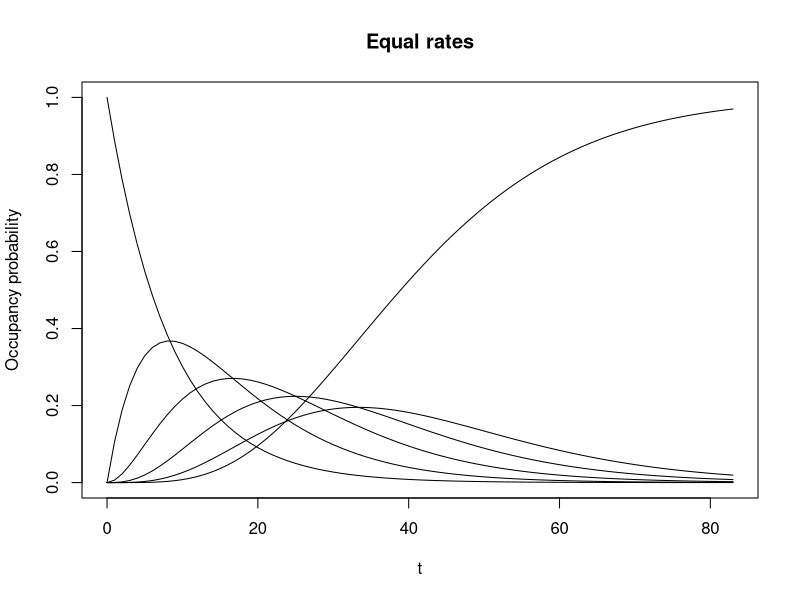
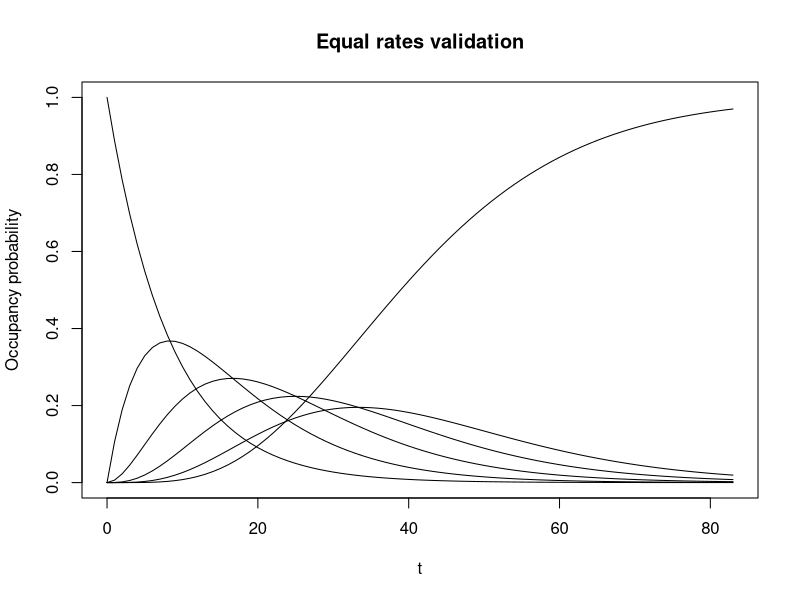
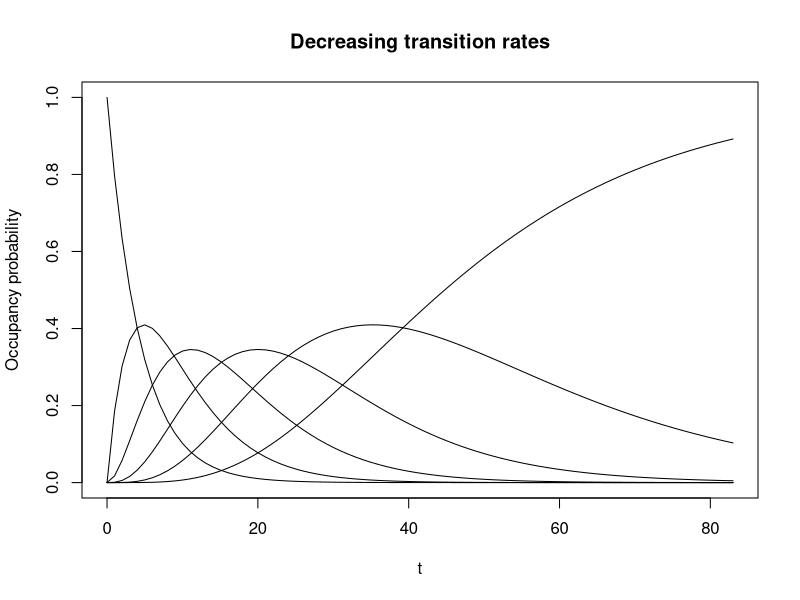
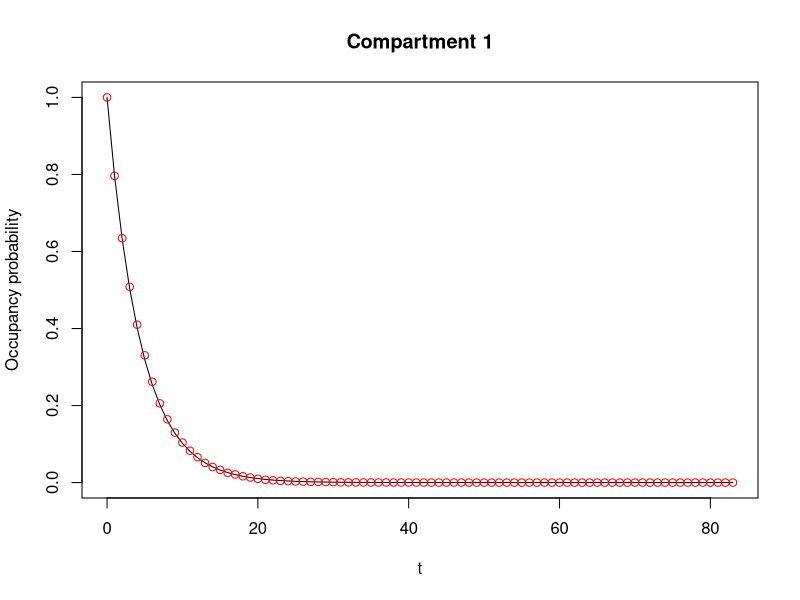
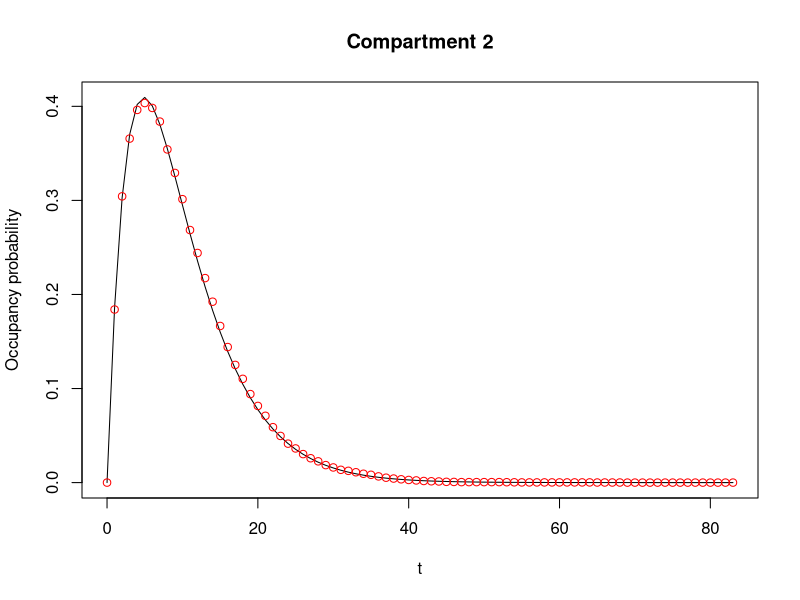
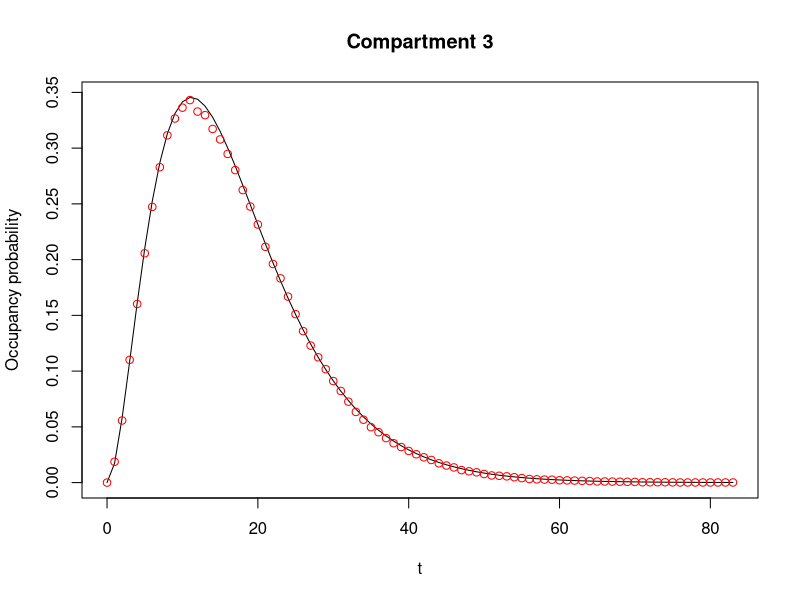
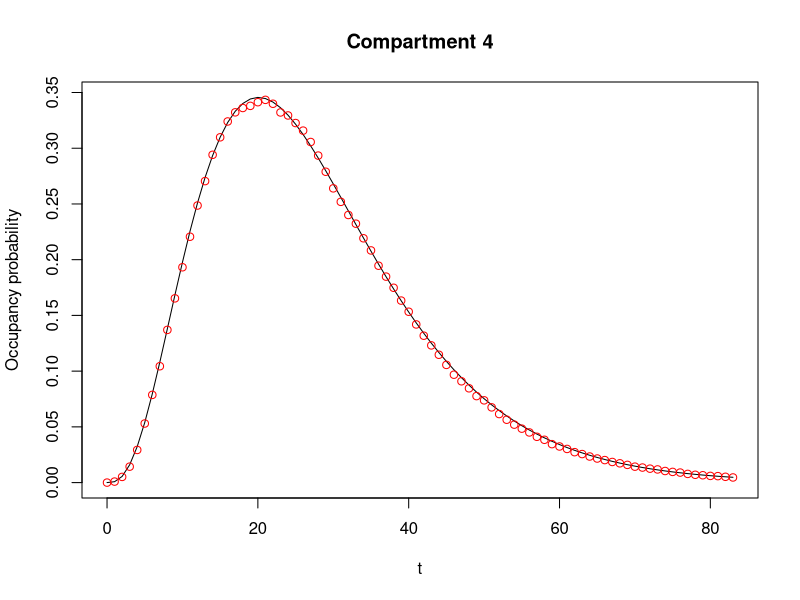
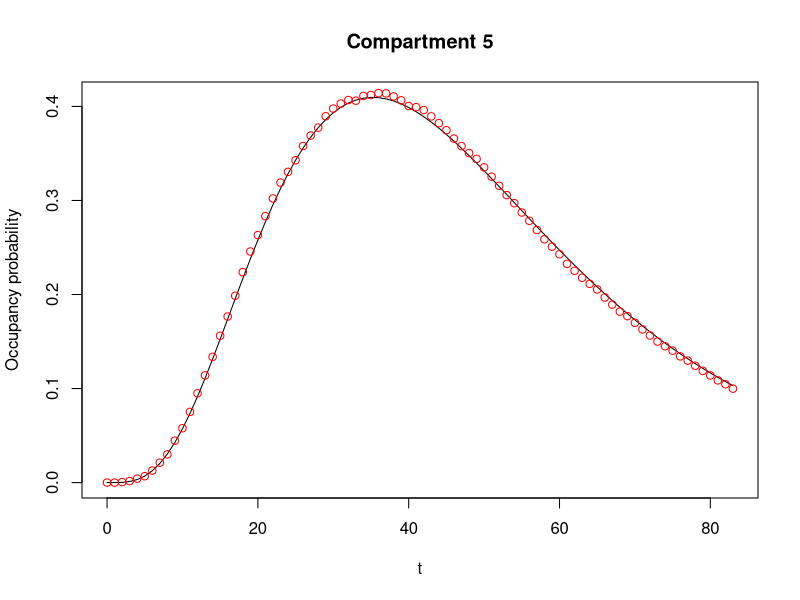

R code for these plots, in order:
#' Compute the probability of occupying each of K compartments
#' @param rate (`numeric(1)` or `numeric(K-1)`)\cr
#'   The rate of transfer between each of the K compartments.
#'   If scalar, the rate is identical across all compartments.
#' @param K (`integer(1)`)\cr
#'   The number of sequential compartments.
#' @param t (`numeric()`)\cr
#'   The time axis to compute occupancy probabilities for.
#' @return
#'   A `list()` with the k'th element containing the probability of occupying the k'th compartment over time.
#' @examples
#'  occupancy_probability(0.1, 3, seq(0, 50))
#'  occupancy_probability(c(0.1, 0.2), 3, seq(0, 50))
occupancy_probability <- function(rate, K, t) {                                                                         # nolint: object_name_linter
  coll <- checkmate::makeAssertCollection()
  checkmate::assert(
    checkmate::check_number(rate),
    checkmate::check_numeric(rate, lower = 0, any.missing = FALSE, len = K - 1),
    add = coll
  )
  checkmate::assert_number(K, lower = 2, add = coll)
  checkmate::assert_numeric(t, lower = 0, add = coll)
  checkmate::reportAssertions(coll)

  # Compute the probability of less than K events over time
  if (length(rate) == 1) {

    # If a scalar rate is given, the problem reduces to the Erlang-distribution
    prob_lt_k <- purrr::map(1:(K - 1), \(k) {
      pgamma(t, shape = k, rate = rate, lower.tail = FALSE)
    })

  } else {
    # We can compute the waiting time distributions (hypoexponential distributions)
    # https://en.wikipedia.org/wiki/Hypoexponential_distribution

    phypo <- function(t, shape = 1, rate = rep(1, shape), lower.tail = TRUE) {

      # For the first compartment, the problem is simply an exponential distribution
      if (shape == 1) {
        return(pexp(t, rate, lower.tail = FALSE))
      }

      # For the remaining compartments, we need to compute the hypoexponential distribution using the matrix method

      # Bi-diagnonal matrix of rates
      theta <- rbind(cbind(rep(0, shape - 1), diag(rate[1:(shape - 1)], nrow = shape - 1)), rep(0, shape)) - diag(rate)

      # Initial state (all in first compartment)
      alpha <- c(1, rep(0, shape - 1))

      # Ones vector
      ones <- matrix(rep(1, shape))

      # Compute the upper tail of the cumulative distribution function
      p <- purrr::map_dbl(t, \(t) as.numeric(alpha %*% Matrix::expm(t * theta) %*% ones))

      # Convert to lower tail if needed
      if (lower.tail) p <- 1 - p

      return(p)
    }

    # Retrieve each of the hypoexponential distributions
    prob_lt_k <- purrr::map(seq_along(rate), \(k) phypo(t, shape = k, rate = rate[1:k], lower.tail = FALSE))

  }

  # Compute the probability of occupying states k over time from the waiting time distributions
  # i.e. the difference of the cumulative distribution function for between states
  prob_k <- purrr::map(2:(K - 1), \(k) {
    prob_lt_k[[k]] - prob_lt_k[[k - 1]]
  })
  prob_k <- c(prob_lt_k[1], prob_k)

  # Add absorbing state
  prob_k <- c(prob_k, list(1 - purrr::reduce(prob_k, `+`)))

  return(prob_k)
}

# Plot the basis functions
tau <- 50 / 3
t <- seq(0, 5 * tau, by = 1)
K <- 6                                                                                                                  # nolint: object_name_linter
lambda <- K / (3 * tau)

# Using the Erlang distributions directly
prob_k <- occupancy_probability(lambda, K, t)
plot(t, prob_k[[1]], type = "l", ylim = c(0, 1), ylab = "Occupancy probability", main = "Equal rates")
purrr::walk(prob_k[2:K], ~ lines(t, .x))


# Checking that we get the same if we use the convolution method, but with identical rates
prob_k <- occupancy_probability(rep(lambda, K - 1), K, t)
plot(t, prob_k[[1]], type = "l", ylim = c(0, 1), ylab = "Occupancy probability", main = "Equal rates validation")
purrr::walk(prob_k[2:K], ~ lines(t, .x))


# Using different rates
rate <- rev(seq(K - 1)) # Use decreasing rates
rate <- rate * sum(1 / rate) / (K / lambda) # Normalize so total waiting time is equal between problems
# This way: sum(1 / rate) == k / lambda                                                                                 # nolint: commented_code_linter
prob_k <- occupancy_probability(rate, K, t)
plot(t, prob_k[[1]], type = "l", ylim = c(0, 1), ylab = "Occupancy probability", main = "Decreasing transition rates")
purrr::walk(prob_k[2:K], ~ lines(t, .x))



# Compare with Monte Carlo expectation
n <- 1e4

# First we draw the times when each run leaves a given compartment k
r <- purrr::map(rate, ~ rexp(n, .x)) |>
  purrr::reduce(c) |>
  matrix(nrow = n) |>
  matrixStats::rowCumsums() |>
  cbind(rep(Inf, n))

# Then we determine which compartment they occupy at time t
occupancy_mc <- purrr::map(t, \(t) apply(r > t, 1, \(row) min(which(row))))

# Then we can compute the probability that compartment k is occupied at time t from the Monte Carlo data.
probability_occupancy <- purrr::map(1:K, \(k) purrr::map_dbl(seq_along(t), \(t) mean(occupancy_mc[[t]] == k)))


# Compare these MC probabilities with the analytical expectation
for (k in 1:K) {
  plot(t, prob_k[[k]], type = "l", ylab = "Occupancy probability", main = glue::glue("Compartment {k}"))
  points(t, probability_occupancy[[k]], col = "red")
}
